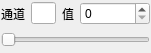
<?xml version="1.0" encoding="UTF-8"?>
<ui version="4.0">
 <class>ITVCH</class>
 <widget class="QWidget" name="ITVCH">
  <property name="geometry">
   <rect>
    <x>0</x>
    <y>0</y>
    <width>151</width>
    <height>53</height>
   </rect>
  </property>
  <property name="windowTitle">
   <string>Form</string>
  </property>
  <layout class="QHBoxLayout" name="horizontalLayout">
   <property name="leftMargin">
    <number>1</number>
   </property>
   <property name="topMargin">
    <number>1</number>
   </property>
   <property name="rightMargin">
    <number>1</number>
   </property>
   <property name="bottomMargin">
    <number>1</number>
   </property>
   <item>
    <layout class="QGridLayout" name="gridLayout" rowstretch="20,20" rowminimumheight="20,20" columnminimumwidth="0,0,0,60">
     <property name="horizontalSpacing">
      <number>6</number>
     </property>
     <property name="verticalSpacing">
      <number>4</number>
     </property>
     <item row="0" column="2">
      <widget class="QLabel" name="label_2">
       <property name="text">
        <string>值</string>
       </property>
      </widget>
     </item>
     <item row="1" column="0" colspan="4">
      <widget class="QSlider" name="horizontalSliderValue">
       <property name="maximum">
        <number>9999</number>
       </property>
       <property name="singleStep">
        <number>100</number>
       </property>
       <property name="pageStep">
        <number>100</number>
       </property>
       <property name="orientation">
        <enum>Qt::Horizontal</enum>
       </property>
      </widget>
     </item>
     <item row="0" column="0">
      <widget class="QLabel" name="label">
       <property name="text">
        <string>通道</string>
       </property>
      </widget>
     </item>
     <item row="0" column="1">
      <widget class="QLineEdit" name="chNum"/>
     </item>
     <item row="0" column="3">
      <widget class="QSpinBox" name="chValue">
       <property name="minimumSize">
        <size>
         <width>70</width>
         <height>0</height>
        </size>
       </property>
      </widget>
     </item>
    </layout>
   </item>
  </layout>
 </widget>
 <resources/>
 <connections/>
</ui>
